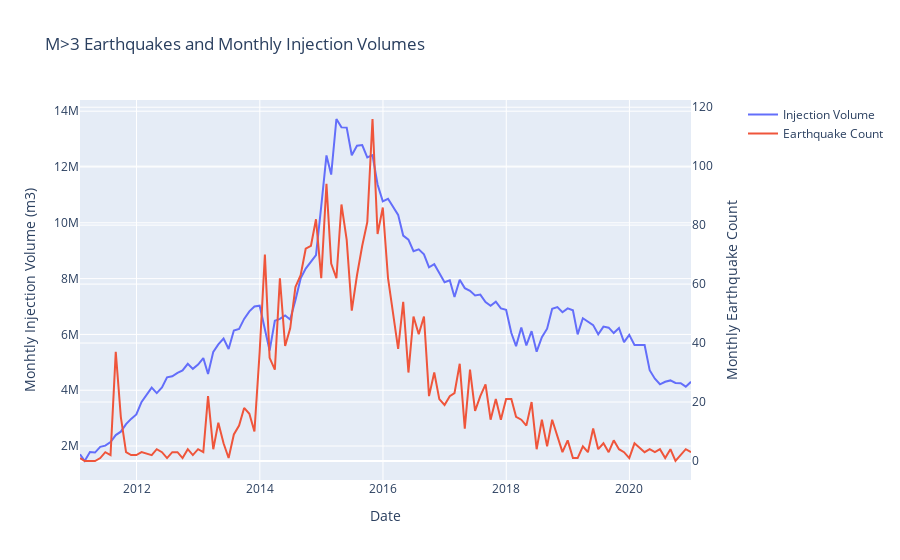

This figure's notebook cell:
### Code cell
fig = make_subplots(specs=[[{"secondary_y": True}]])


# Add traces

fig.add_trace(
    go.Scatter(x=eq_inj_df.date, y=eq_inj_df.monthly_volume_m3,
                    mode='lines',
                    name='Injection Volume'),
    secondary_y=False,)

fig.add_trace(
    go.Scatter(x=eq_inj_df.date, y=eq_inj_df.count_m3_offset70,
                    mode='lines',
                    name='Earthquake Count'),
    secondary_y=True,)

# Add figure title
fig.update_layout(
    title_text="M>3 Earthquakes and Monthly Injection Volumes"
)

# Set x-axis title
fig.update_xaxes(title_text="Date")

# Set y-axes titles
fig.update_yaxes(title_text="Monhtly Injection Volume (m3)", secondary_y=False)
fig.update_yaxes(title_text="Monthly Earthquake Count", secondary_y=True)


fig.show()
